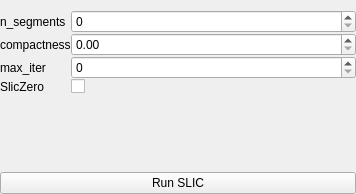
<?xml version="1.0" encoding="UTF-8"?>
<ui version="4.0">
 <class>Form</class>
 <widget class="QWidget" name="Form">
  <property name="geometry">
   <rect>
    <x>0</x>
    <y>0</y>
    <width>356</width>
    <height>194</height>
   </rect>
  </property>
  <property name="sizePolicy">
   <sizepolicy hsizetype="Preferred" vsizetype="Expanding">
    <horstretch>0</horstretch>
    <verstretch>0</verstretch>
   </sizepolicy>
  </property>
  <property name="windowTitle">
   <string>Form</string>
  </property>
  <layout class="QVBoxLayout" name="verticalLayout">
   <property name="spacing">
    <number>0</number>
   </property>
   <property name="margin">
    <number>0</number>
   </property>
   <item>
    <layout class="QFormLayout" name="formLayout">
     <property name="topMargin">
      <number>10</number>
     </property>
     <property name="bottomMargin">
      <number>10</number>
     </property>
     <item row="0" column="0">
      <widget class="QLabel" name="n_segmentsLabel">
       <property name="text">
        <string>n_segments</string>
       </property>
      </widget>
     </item>
     <item row="0" column="1">
      <widget class="QSpinBox" name="NumSegments">
       <property name="maximum">
        <number>10000</number>
       </property>
      </widget>
     </item>
     <item row="1" column="0">
      <widget class="QLabel" name="compactnessLabel">
       <property name="text">
        <string>compactness</string>
       </property>
      </widget>
     </item>
     <item row="1" column="1">
      <widget class="QDoubleSpinBox" name="Compactness"/>
     </item>
     <item row="2" column="0">
      <widget class="QLabel" name="max_iterLabel">
       <property name="text">
        <string>max_iter</string>
       </property>
      </widget>
     </item>
     <item row="2" column="1">
      <widget class="QSpinBox" name="MaxIter"/>
     </item>
     <item row="3" column="0">
      <widget class="QLabel" name="slicZeroLabel">
       <property name="text">
        <string>SlicZero</string>
       </property>
      </widget>
     </item>
     <item row="3" column="1">
      <widget class="QCheckBox" name="SlicZero"/>
     </item>
    </layout>
   </item>
   <item>
    <widget class="QPushButton" name="RunSLICButton">
     <property name="text">
      <string>Run SLIC</string>
     </property>
    </widget>
   </item>
  </layout>
 </widget>
 <resources/>
 <connections/>
</ui>
